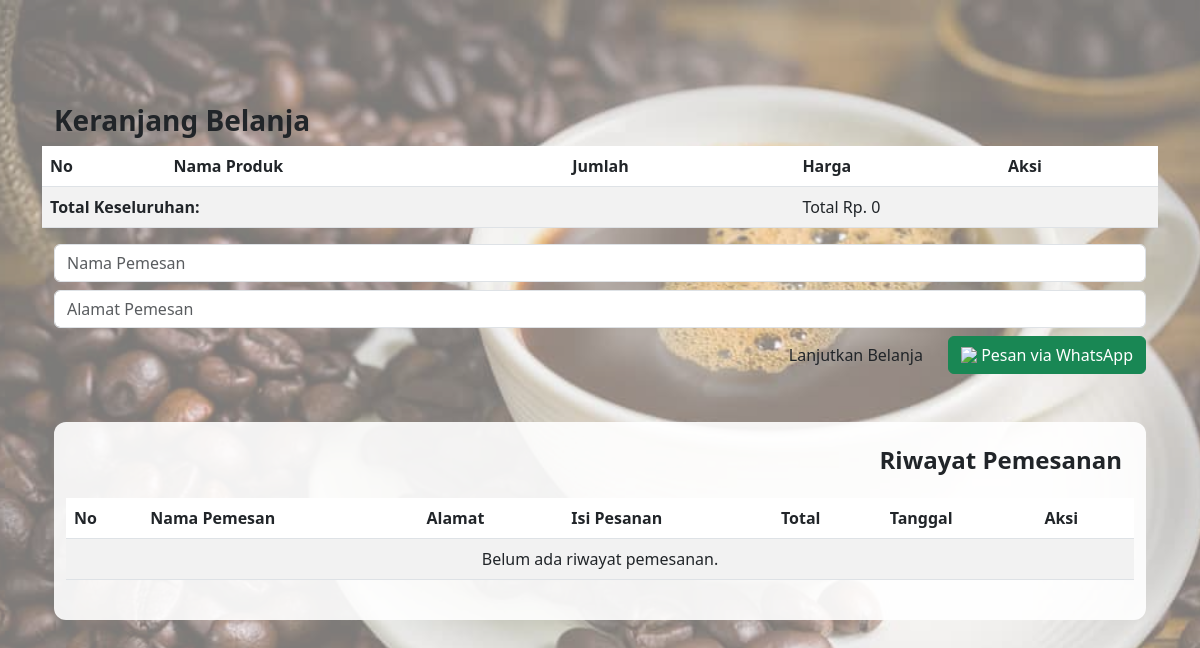
Before: /checkout.php with the older database file.
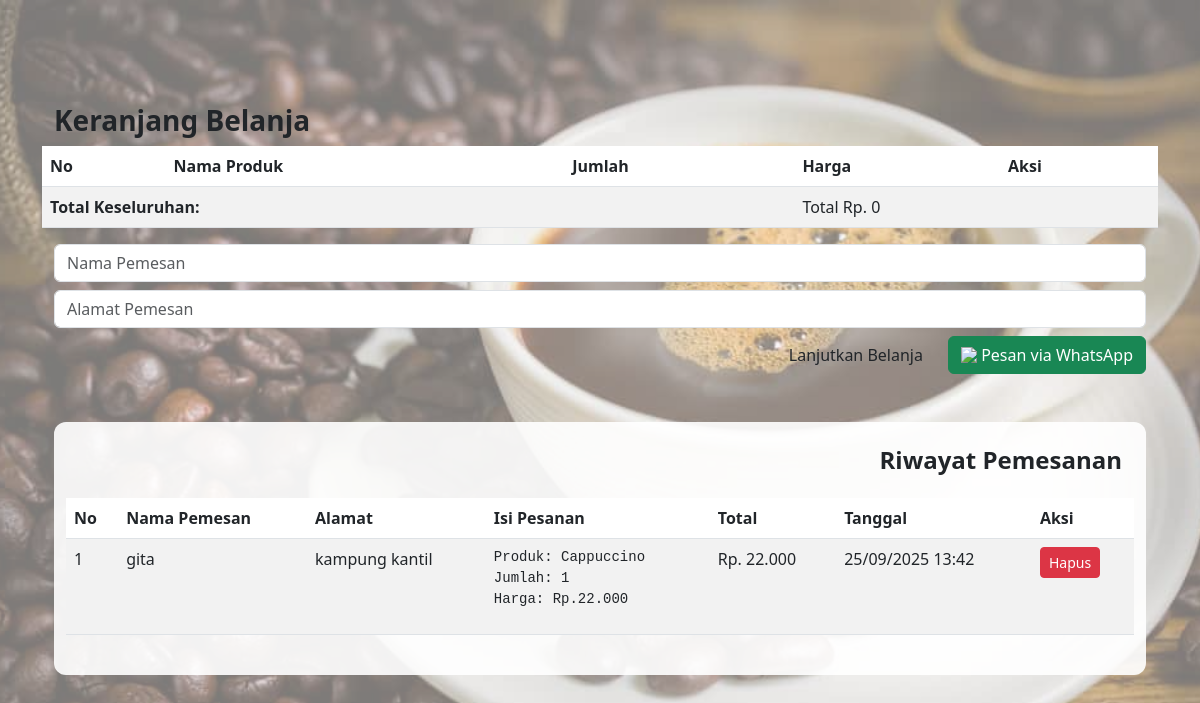
After: the same page with the newer database file.
### tables this page shows
CREATE TABLE `riwayat_pemesanan` (
  `id_riwayat` int(11) NOT NULL,
  `nama_pemesan` varchar(100) DEFAULT NULL,
  `alamat_pemesan` text,
  `isi_pesanan` text,
  `total` int(11) DEFAULT NULL,
  `tanggal_pesan` datetime DEFAULT CURRENT_TIMESTAMP
);

### checkout.php (the view, shortened to what this page needs)
<?php
include 'config.php';
?>
<!DOCTYPE html>
<html lang="en">
<head>
     <link href="bootstrap/bootstrap-5.3.7-dist.zip" rel="stylesheet">
    <link href="https://cdn.jsdelivr.net/npm/bootstrap@5.3.0/dist/css/bootstrap.min.css" rel="stylesheet">
    <link href="https://cdn.jsdelivr.net/npm/bootstrap-icons@1.5.0/font/bootstrap-icons.css" rel="stylesheet" />
</head>
<div class="wrapper-hero">
<div class="row container mx-auto py-5 my-5 services justify-content-center">
        <div class="col-12 mt-2">
          <h3 align ="left"><b>Keranjang Belanja</b></h3>
        </div>
        <table class="content-table1 table-hover table-striped table-hover table">
          <thead>
          <tr>
            <th>No</th>
            <th>Nama Produk</th>
            <th>Jumlah</th>
            <th>Harga</th>
            <th>Aksi</th>
          </tr>
          </thead>
          <tbody>
             <?php
                $total_keranjang = 0;
            ?>
                <tr>
                    <td colspan="3"><strong>Total Keseluruhan:</strong></td>
                    <td colspan="2">Total  Rp. <?php echo number_format($total_keranjang, 0, ',', '.'); ?></td>
                </tr>
            </tbody>
        </table>
        <div align="right">
    <form id="form-wa" onsubmit="pesanWA(); return false;" class="mb-3">
        <input type="text" id="nama_pemesan" class="form-control mb-2" placeholder="Nama Pemesan" required>
        <input type="text" id="alamat_pemesan" class="form-control mb-2" placeholder="Alamat Pemesan" required>
        <a class="btn btn-md order3 ms-3" href="cart.php">Lanjutkan Belanja</a>
        <button type="submit" class="btn btn-success ms-2">
            <img src="https://img.icons8.com/ios-filled/18/ffffff/whatsapp.png" style="margin-bottom:3px; margin-right:4px;">Pesan via WhatsApp
        </button>
    </form>
<div class="row container mx-auto my-5 py-4" style="background-color: rgba(255,255,255,0.9); border-radius: 12px;">
    <h4><strong>Riwayat Pemesanan</strong></h4>
    <table class="table table-striped mt-3">
        <thead>
            <tr>
                <th>No</th>
                <th>Nama Pemesan</th>
                <th>Alamat</th>
                <th>Isi Pesanan</th>
                <th>Total</th>
                <th>Tanggal</th>
                <th>Aksi</th>
            </tr>
        </thead>
        <tbody>
            <?php
            $no = 1;
            $query = "SELECT * FROM riwayat_pemesanan ORDER BY tanggal_pesan DESC";
            $result = $conn->query($query);
            if ($result->num_rows > 0):
                while($row = $result->fetch_assoc()):
            ?>
            <tr>
                <td><?= $no++ ?></td>
                <td><?= htmlspecialchars($row['nama_pemesan']) ?></td>
                <td><?= htmlspecialchars($row['alamat_pemesan']) ?></td>
                <td><pre style="white-space: pre-wrap;"><?= htmlspecialchars($row['isi_pesanan']) ?></pre></td>
                <td>Rp. <?= number_format($row['total'], 0, ',', '.') ?></td>
                <td><?= date('d/m/Y H:i', strtotime($row['tanggal_pesan'])) ?></td>
                <td>
                    <form method="post" style="display:inline;">
                        <button type="submit" name="hapus_riwayat" class="btn btn-sm btn-danger" onclick="return confirm('Yakin ingin menghapus riwayat ini?');">Hapus</button>
                    </form>
                </td>
            </tr>
            <?php
                endwhile;
            else:
            ?>
            <tr>
                <td colspan="7" class="text-center">Belum ada riwayat pemesanan.</td>
            </tr>
            <?php endif; ?>
        </tbody>
    </table>
</div>
        </div>
    </div>
</div>
    </body>
</html>

### checkout.php (style rules this page uses)
.container { position: relative; z-index: 1; }

Changed rows visible on the page:
added riwayat_pemesanan: nama_pemesan "gita", alamat_pemesan "kampung kantil", isi_pesanan "Produk: Cappuccino Jumlah: 1 Harga: Rp.22.000", total "22.000", tanggal_pesan "25/09/2025 13:42"
Other visible differences:
text no longer shown: "Belum ada riwayat pemesanan."
